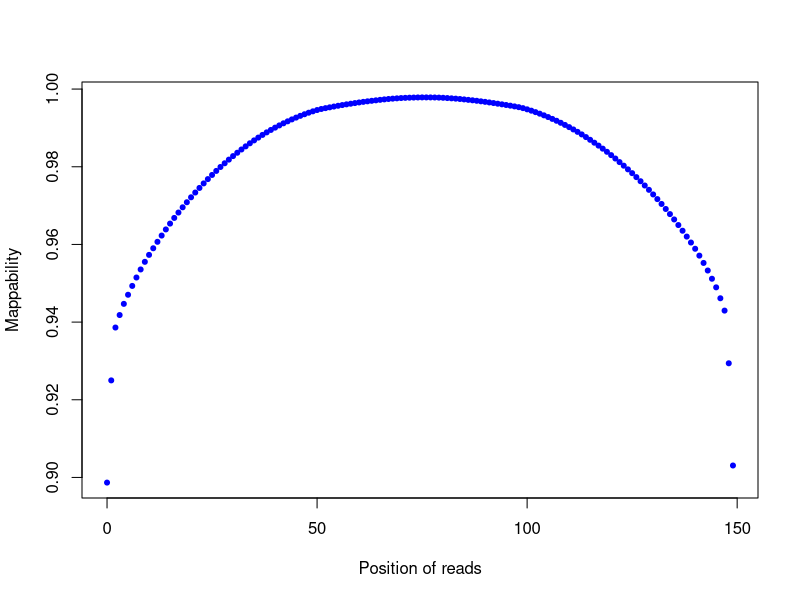

Source code (R):
png("/rds/user/is460/hpc-work/muscle-rnaseq/ezbamqc/output/figs/srpk3_hom_ttnb_wt_5.clipping_profile.png",width=500,height=500,units="px")
read_pos=c(0,1,2,3,4,5,6,7,8,9,10,11,12,13,14,15,16,17,18,19,20,21,22,23,24,25,26,27,28,29,30,31,32,33,34,35,36,37,38,39,40,41,42,43,44,45,46,47,48,49,50,51,52,53,54,55,56,57,58,59,60,61,62,63,64,65,66,67,68,69,70,71,72,73,74,75,76,77,78,79,80,81,82,83,84,85,86,87,88,89,90,91,92,93,94,95,96,97,98,99,100,101,102,103,104,105,106,107,108,109,110,111,112,113,114,115,116,117,118,119,120,121,122,123,124,125,126,127,128,129,130,131,132,133,134,135,136,137,138,139,140,141,142,143,144,145,146,147,148,149)
count=c(2846771,2107394,1725031,1634656,1553785,1487993,1424003,1363184,1304891,1249741,1199410,1151608,1104906,1059741,1015322,973121,932069,893168,855371,818660,782809,748365,715170,682381,651240,621241,592033,563713,536768,510362,484814,460560,436962,414401,392140,371235,351032,331611,313169,295642,278943,262928,247627,233291,219374,206314,193611,182019,170949,161011,151632,144042,137918,132109,126355,120763,115551,110523,105885,101272,96740,92490,88622,84894,81434,77869,74662,71762,69210,67043,64919,63437,62295,61393,60586,60244,60256,60411,60852,61740,63014,64949,66997,69205,71848,74807,78023,81237,84661,88583,92438,96651,101115,105715,110383,115122,119990,125348,130822,137811,146543,156194,166741,177932,189950,202346,215742,229275,243873,259328,275220,291997,309417,327942,347237,366975,387933,408976,431013,453775,477824,502389,528223,554145,580754,608199,636915,666638,697527,728915,762199,795949,831099,867371,904442,943139,983725,1024800,1067124,1110144,1155213,1204834,1257747,1312536,1372168,1434317,1513352,1602521,1983670,2723131)
plot(read_pos,1-(count/28095442),pch=20,xlab="Position of reads",ylab="Mappability",col="blue")
dev.state=dev.off()
